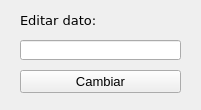
<?xml version="1.0" encoding="UTF-8"?>
<ui version="4.0">
 <class>MainWindow</class>
 <widget class="QMainWindow" name="MainWindow">
  <property name="geometry">
   <rect>
    <x>0</x>
    <y>0</y>
    <width>201</width>
    <height>110</height>
   </rect>
  </property>
  <property name="windowTitle">
   <string> GESTOR COMICS - Registro</string>
  </property>
  <widget class="QWidget" name="centralwidget">
   <widget class="QLabel" name="lbl_cambio">
    <property name="geometry">
     <rect>
      <x>20</x>
      <y>10</y>
      <width>131</width>
      <height>20</height>
     </rect>
    </property>
    <property name="font">
     <font>
      <family>Verdana</family>
      <pointsize>10</pointsize>
     </font>
    </property>
    <property name="text">
     <string>Editar dato:</string>
    </property>
   </widget>
   <widget class="QLineEdit" name="txt_cambio">
    <property name="geometry">
     <rect>
      <x>20</x>
      <y>40</y>
      <width>161</width>
      <height>20</height>
     </rect>
    </property>
    <property name="font">
     <font>
      <family>Verdana</family>
      <pointsize>10</pointsize>
     </font>
    </property>
   </widget>
   <widget class="QPushButton" name="btn_cambio">
    <property name="geometry">
     <rect>
      <x>20</x>
      <y>70</y>
      <width>161</width>
      <height>23</height>
     </rect>
    </property>
    <property name="font">
     <font>
      <pointsize>10</pointsize>
     </font>
    </property>
    <property name="text">
     <string>Cambiar</string>
    </property>
   </widget>
  </widget>
 </widget>
 <tabstops>
  <tabstop>txt_cambio</tabstop>
 </tabstops>
 <resources/>
 <connections/>
</ui>
